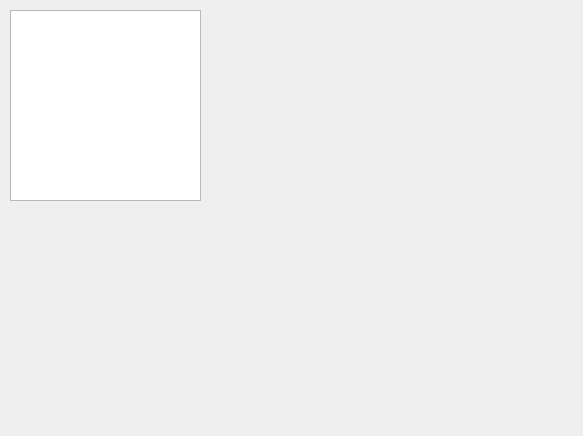
<?xml version="1.0" encoding="UTF-8"?>
<ui version="4.0">
 <class>Form</class>
 <widget class="QWidget" name="Form">
  <property name="geometry">
   <rect>
    <x>0</x>
    <y>0</y>
    <width>583</width>
    <height>436</height>
   </rect>
  </property>
  <property name="windowTitle">
   <string>Form</string>
  </property>
  <widget class="QListWidget" name="listWidget">
   <property name="geometry">
    <rect>
     <x>10</x>
     <y>10</y>
     <width>191</width>
     <height>191</height>
    </rect>
   </property>
  </widget>
 </widget>
 <resources/>
 <connections/>
</ui>
